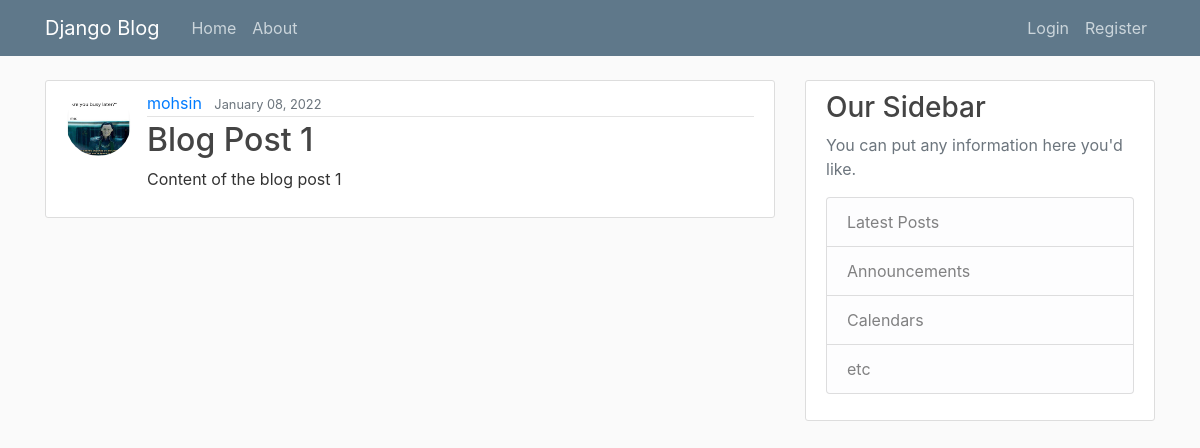
Before: /post/1/ with the older database file.
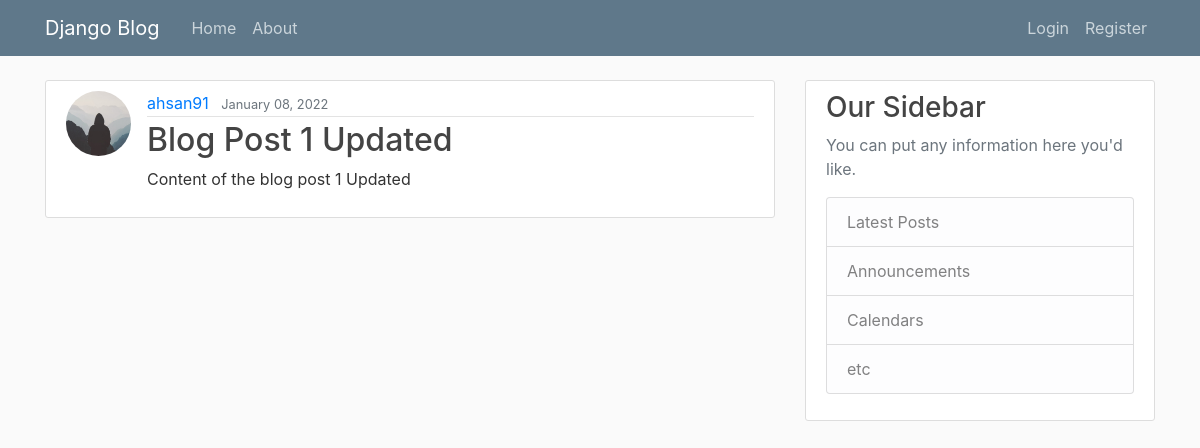
After: the same page with the newer database file.
### blog/models.py (models this page shows, shortened)
class Post(models.Model):
	title = models.CharField(max_length=100)
	content = models.TextField()
	date_posted = models.DateTimeField(default=timezone.now)
	author = models.ForeignKey(User, on_delete=models.CASCADE)

### users/models.py (models this page shows, shortened)
class Profile(models.Model):
	user = models.OneToOneField(User, on_delete=models.CASCADE)
	image = models.ImageField(default='default.jpg', upload_to='profile_pics')

### blog/views.py (the view)
# urls.py: path('post/<int:pk>/', DetailPostView.as_view(), name='post-detail'),
class DetailPostView(DetailView):
	model = Post

### blog/templates/blog/post_detail.html (shortened to what this page needs)
{% extends "blog/base.html" %}
{% block content %}
  <article class="media content-section">
    <img class="rounded-circle article-img" src="{{ object.author.profile.image.url }}">
    <div class="media-body">
      <div class="article-metadata">
        <a class="mr-2" href="{% url 'user-posts' post.author.username %}">{{ object.author }}</a>
        <small class="text-muted">{{ object.date_posted|date:"F d, Y" }}</small>
      </div>
      <h2 class="article-title">{{ object.title }}</h2>
      <p class="article-content">{{ object.content }}</p>
    </div>
  </article>
{% endblock content %}

Changed rows visible on the page:
changed Post: author.profile.image: picture removed, a placeholder shows; author "mohsin" → "ahsan91"; title "Blog Post 1" → "Blog Post 1 Updated"; content "Content of the blog post 1" → "Content of the blog post 1 Updated"
